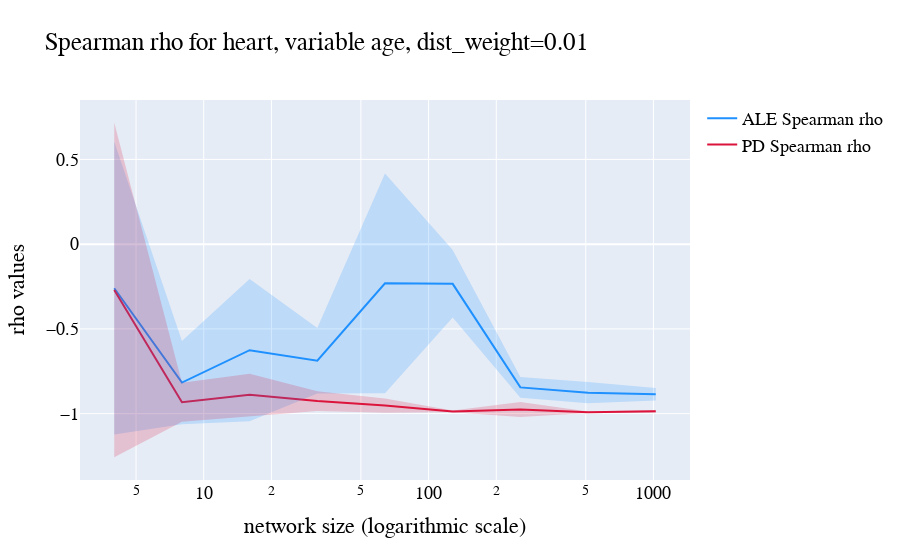
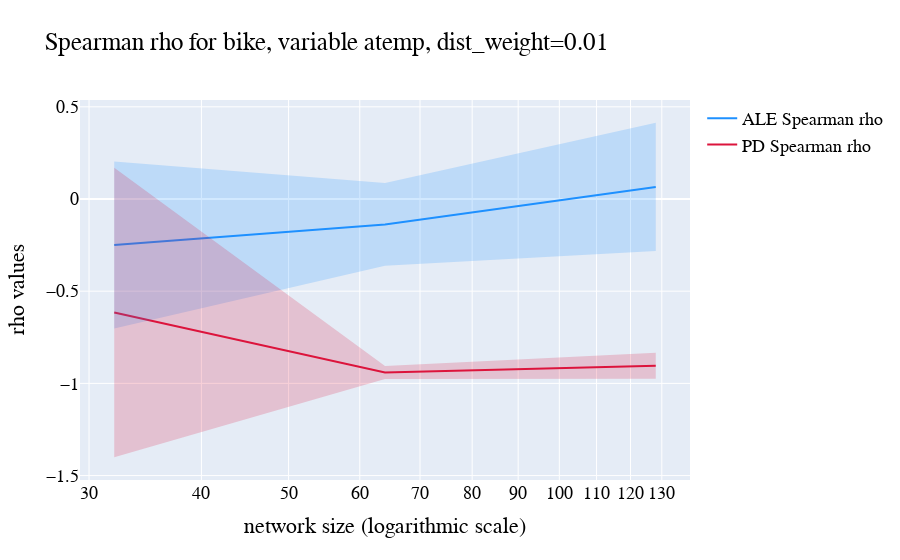
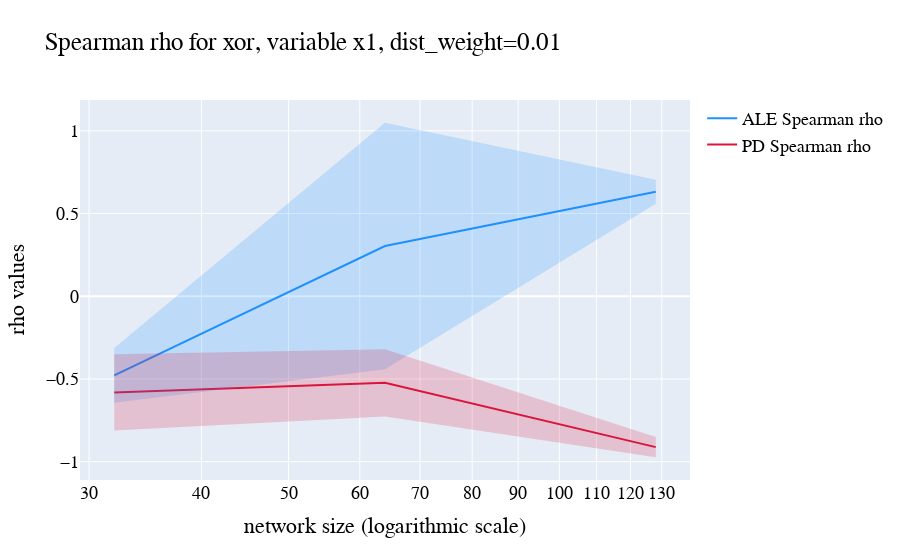
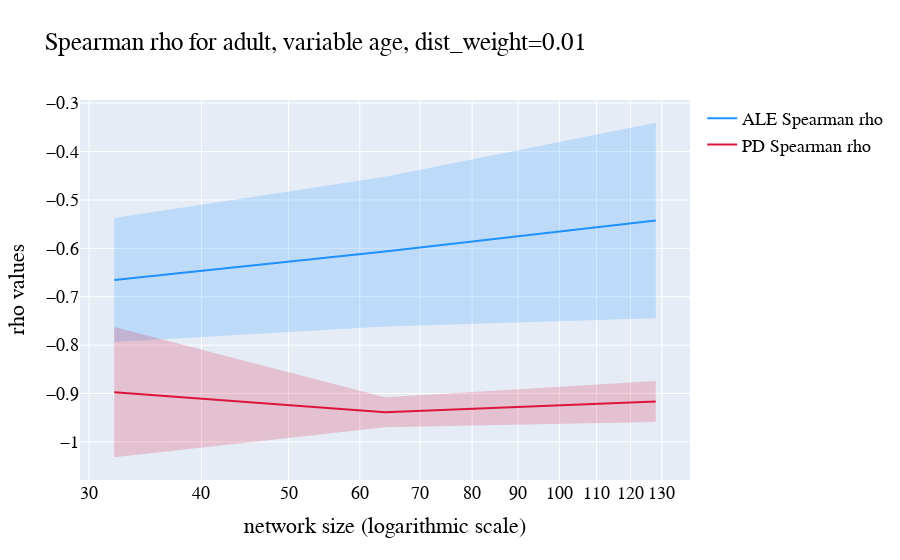

Notebook code cell kept with these figures, in order:
### Code cell
for _, row in df[["name", "variable"]].drop_duplicates().iterrows():
    size_plot(row["name"], row.variable)

### Figure 1 — Plotly figure (JSON) as saved in the notebook; plotly's stock layout.template omitted (floating-point values rounded to 4 significant figures)
{"data": [{"line": {"color": "rgba(30,144,255,1)"}, "mode": "lines", "name": "ALE Spearman rho", "type": "scatter", "x": [4, 8, 16, 32, 64, 128, 256, 512, 1024], "y": [-0.2601, -0.8169, -0.6257, -0.6881, -0.2308, -0.2343, -0.8453, -0.8765, -0.8856]}, {"line": {"color": "rgba(220,20,60,1)"}, "mode": "lines", "name": "PD Spearman rho", "type": "scatter", "x": [4, 8, 16, 32, 64, 128, 256, 512, 1024], "y": [-0.2706, -0.9327, -0.8894, -0.926, -0.9526, -0.987, -0.9753, -0.9926, -0.9866]}, {"fill": "toself", "fillcolor": "rgba(30,144,255,0.2)", "hoverinfo": "skip", "line": {"color": "rgba(255,255,255,0)"}, "showlegend": false, "type": "scatter", "x": [4, 8, 16, 32, 64, 128, 256, 512, 1024, 1024, 512, 256, 128, 64, 32, 16, 8, 4], "y": [0.6037, -0.5715, -0.2057, -0.4954, 0.4176, -0.03509, -0.784, -0.8135, -0.8484, -0.9227, -0.9394, -0.9065, -0.4335, -0.8793, -0.8808, -1.046, -1.062, -1.124]}, {"fill": "toself", "fillcolor": "rgba(220,20,60,0.2)", "hoverinfo": "skip", "line": {"color": "rgba(255,255,255,0)"}, "showlegend": false, "type": "scatter", "x": [4, 8, 16, 32, 64, 128, 256, 512, 1024, 1024, 512, 256, 128, 64, 32, 16, 8, 4], "y": [0.7164, -0.8174, -0.7642, -0.8674, -0.9102, -0.9819, -0.9314, -0.9882, -0.9783, -0.9948, -0.997, -1.019, -0.9921, -0.995, -0.9845, -1.015, -1.048, -1.258]}], "layout": {"font": {"color": "black", "family": "Courier New, monospace", "size": 18}, "title": {"text": "Spearman rho for heart, variable age, dist_weight=0.01"}, "xaxis": {"title": {"text": "network size (logarithmic scale)"}, "type": "log"}, "yaxis": {"title": {"text": "rho values"}}}}

### Figure 2 — Plotly figure (JSON) as saved in the notebook; plotly's stock layout.template omitted (floating-point values rounded to 4 significant figures)
{"data": [{"line": {"color": "rgba(30,144,255,1)"}, "mode": "lines", "name": "ALE Spearman rho", "type": "scatter", "x": [32, 64, 128], "y": [-0.2495, -0.1382, 0.06541]}, {"line": {"color": "rgba(220,20,60,1)"}, "mode": "lines", "name": "PD Spearman rho", "type": "scatter", "x": [32, 64, 128], "y": [-0.6156, -0.9413, -0.9041]}, {"fill": "toself", "fillcolor": "rgba(30,144,255,0.2)", "hoverinfo": "skip", "line": {"color": "rgba(255,255,255,0)"}, "showlegend": false, "type": "scatter", "x": [32, 64, 128, 128, 64, 32], "y": [0.203, 0.0861, 0.4134, -0.2826, -0.3625, -0.702]}, {"fill": "toself", "fillcolor": "rgba(220,20,60,0.2)", "hoverinfo": "skip", "line": {"color": "rgba(255,255,255,0)"}, "showlegend": false, "type": "scatter", "x": [32, 64, 128, 128, 64, 32], "y": [0.1694, -0.9058, -0.8337, -0.9745, -0.9769, -1.401]}], "layout": {"font": {"color": "black", "family": "Courier New, monospace", "size": 18}, "title": {"text": "Spearman rho for bike, variable atemp, dist_weight=0.01"}, "xaxis": {"title": {"text": "network size (logarithmic scale)"}, "type": "log"}, "yaxis": {"title": {"text": "rho values"}}}}

### Figure 3 — Plotly figure (JSON) as saved in the notebook; plotly's stock layout.template omitted (floating-point values rounded to 4 significant figures)
{"data": [{"line": {"color": "rgba(30,144,255,1)"}, "mode": "lines", "name": "ALE Spearman rho", "type": "scatter", "x": [32, 64, 128], "y": [-0.4783, 0.3034, 0.6316]}, {"line": {"color": "rgba(220,20,60,1)"}, "mode": "lines", "name": "PD Spearman rho", "type": "scatter", "x": [32, 64, 128], "y": [-0.581, -0.5232, -0.9117]}, {"fill": "toself", "fillcolor": "rgba(30,144,255,0.2)", "hoverinfo": "skip", "line": {"color": "rgba(255,255,255,0)"}, "showlegend": false, "type": "scatter", "x": [32, 64, 128, 128, 64, 32], "y": [-0.3124, 1.049, 0.7036, 0.5595, -0.4417, -0.6443]}, {"fill": "toself", "fillcolor": "rgba(220,20,60,0.2)", "hoverinfo": "skip", "line": {"color": "rgba(255,255,255,0)"}, "showlegend": false, "type": "scatter", "x": [32, 64, 128, 128, 64, 32], "y": [-0.3506, -0.3195, -0.8505, -0.9729, -0.7268, -0.8113]}], "layout": {"font": {"color": "black", "family": "Courier New, monospace", "size": 18}, "title": {"text": "Spearman rho for xor, variable x1, dist_weight=0.01"}, "xaxis": {"title": {"text": "network size (logarithmic scale)"}, "type": "log"}, "yaxis": {"title": {"text": "rho values"}}}}

### Figure 4 — Plotly figure (JSON) as saved in the notebook; plotly's stock layout.template omitted (floating-point values rounded to 4 significant figures)
{"data": [{"line": {"color": "rgba(30,144,255,1)"}, "mode": "lines", "name": "ALE Spearman rho", "type": "scatter", "x": [32, 64, 128], "y": [-0.6654, -0.6067, -0.5426]}, {"line": {"color": "rgba(220,20,60,1)"}, "mode": "lines", "name": "PD Spearman rho", "type": "scatter", "x": [32, 64, 128], "y": [-0.8972, -0.9387, -0.9165]}, {"fill": "toself", "fillcolor": "rgba(30,144,255,0.2)", "hoverinfo": "skip", "line": {"color": "rgba(255,255,255,0)"}, "showlegend": false, "type": "scatter", "x": [32, 64, 128, 128, 64, 32], "y": [-0.5373, -0.4521, -0.3405, -0.7447, -0.7613, -0.7934]}, {"fill": "toself", "fillcolor": "rgba(220,20,60,0.2)", "hoverinfo": "skip", "line": {"color": "rgba(255,255,255,0)"}, "showlegend": false, "type": "scatter", "x": [32, 64, 128, 128, 64, 32], "y": [-0.7627, -0.9078, -0.8743, -0.9587, -0.9697, -1.032]}], "layout": {"font": {"color": "black", "family": "Courier New, monospace", "size": 18}, "title": {"text": "Spearman rho for adult, variable age, dist_weight=0.01"}, "xaxis": {"title": {"text": "network size (logarithmic scale)"}, "type": "log"}, "yaxis": {"title": {"text": "rho values"}}}}
